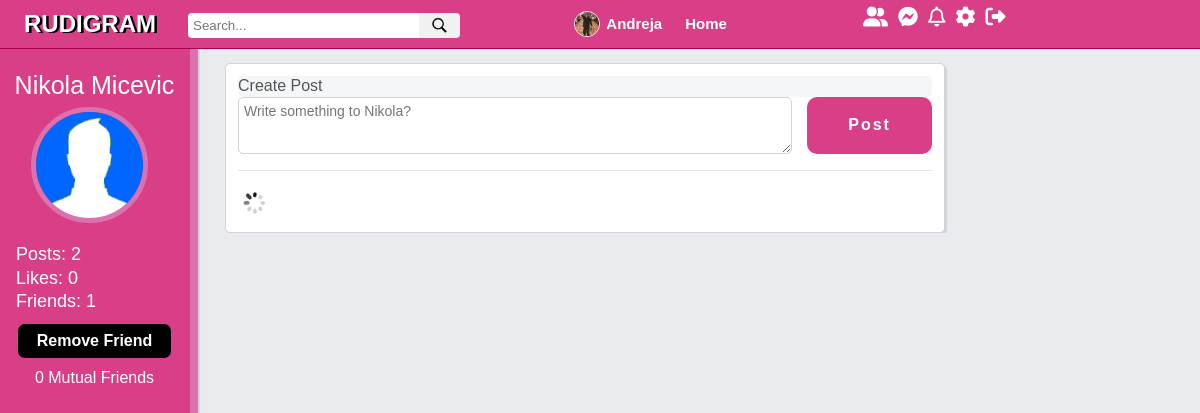
The app's page /profile.php?profile_username=nikola_micevic (signed in) with its own data.
### tables this page shows
CREATE TABLE `users` (
  `id` int(11) NOT NULL,
  `firstName` varchar(30) NOT NULL,
  `lastName` varchar(30) NOT NULL,
  `username` varchar(100) NOT NULL,
  `email` varchar(100) NOT NULL,
  `password` varchar(255) NOT NULL,
  `signUpDate` datetime NOT NULL,
  `profilePic` varchar(255) NOT NULL,
  `numPosts` int(11) NOT NULL,
  `numLikes` int(11) NOT NULL,
  `userClosed` varchar(3) NOT NULL,
  `friendArray` text NOT NULL
);

### includes/classes/User.php (called while the page is built, shortened)
<?php
class User {
   private $con;
   private $username;
   private $firstName;
   private $lastName;
   private $profilePic;
   private $numPosts;
   private $numLikes;
   private $friendArray;
   public function __construct($con, $username) {
      $this->con = $con;
      $this->username = $username;
      $query = mysqli_query($this->con, "SELECT * FROM users WHERE username='$this->username'");
      $this->userData = mysqli_fetch_array($query);
      $this->firstName = $this->userData['firstName'];
      $this->profilePic = $this->userData['profilePic'];
      $this->lastName = $this->userData['lastName'];
      $this->numPosts = $this->userData['numPosts'];
      $this->numLikes = $this->userData['numLikes'];
      $this->friendArray = $this->userData['friendArray'];
   }
   public function getFriendArray() {
      return $this->friendArray;
   }
   public function getUsername() {
      return $this->username;
   }
   public function getFirstName() {
      return $this->firstName;
   }
   public function getFirstAndLastName() {
      return $this->firstName . " " . $this->lastName;
   }
   public function getProfilePic() {
      return $this->profilePic;
   }
   public function getNumberOfPosts() {
      return $this->numPosts;
   }
   public function getNumberOfLikes() {
      return $this->numLikes;
   }
   public function getNumberOfFriends() {
      $num = substr_count($this->friendArray, ",");
      $num = $num - 1;
      return $num;
   }
   public function isFriend($userWith) {
      $userWithObj = new User($this->con, $userWith);
      $userWithComma = "," . $userWith . ",";
      $loggedUserWithComma = "," . $this->username . ",";
      if(strpos($this->friendArray, $userWithComma) !== false &&
         strpos($userWithObj->getFriendArray(), $loggedUserWithComma) !== false) {
         return true;
      }
      return false;
   }
   public function getNumOfMutualFriends($userWith) {
      $counter = 0;
      $userWithObj = new User($this->con, $userWith);
      $userWithFriendArray = explode(",", $userWithObj->getFriendArray());
      $thisUserFriendArray = explode(",", $this->getFriendArray());
      return $counter == 1 ? $counter . " Mutual Friend" : $counter . " Mutual Friends";
   }
}
?>

### includes/profilePageLeftBar.php (the view, shortened to what this page needs)
<?php
   function checkFriendship($profUsername, $userLoggedIn, $profUser, $user) {
      if($profUser->isFriend($userLoggedIn)) {
         echo "<button class='btn btnBlack' id='removeFriendBtn' onclick='removeFriend(\"$profUsername\") '>Remove Friend</button>";
         return;
      }
   }
      ?>
   <div class="profileLeftBar column">
      <span class="userName"><?php echo $profUser->getFirstAndLastName(); ?></span>
      <img src="<?php echo $profUser->getProfilePic(); ?>" alt="User profile pic">
      <div class="userInfoNumbers">
         <span>Posts: <?php echo $profUser->getNumberOfPosts(); ?></span>
         <span>Likes: <?php echo $profUser->getNumberOfLikes(); ?></span>
         <span>Friends: <?php echo $profUser->getNumberOfFriends(); ?></span>
      </div>
      <?php checkFriendship($profUsername, $userLoggedIn, $profUser, $user); ?>
      <span class='mutualFriends'><?php echo $user->getNumOfMutualFriends($profUsername); ?></span>
   </div>

### includes/navbar.php
<nav id="navbar">
   <h1 class="logo"><a href="index.php">RUDIGRAM</a></h1>
   <div class="searchBar">
      <form action="search.php" method="GET" name="searchForm">
         <input type="text" name="searchInput" id="searchInput" placeholder="Search...">
         <div class="btnHolder">
            <img src="assets/images/icons/search.png" alt="search">
         </div>
      </form>
   </div>
   <div class="userOptions">
      <div class="profileIcon">
         <a href="<?php echo $userLoggedIn; ?>">
            <img src="<?php echo $user->getProfilePic(); ?>" alt="user picture">
            <span class="userName"><?php echo $user->getFirstName(); ?></span>
         </a>
      </div>
      <div class="homeIcon">
         <a href="index.php">Home</a>
      </div>
      <div class="socialButtons">
         <a href="#">
            <i class="fas fa-user-friends fa-lg"></i>
         </a>
         <a href="#">
            <i class="fab fa-facebook-messenger fa-lg"></i>
         </a>
         <a href="#">
            <i class="far fa-bell fa-lg"></i>
         </a>
         <a href="settings.php">
            <i class="fas fa-cog fa-lg"></i>
         </a>
         <a href="includes/handlers/logout.php">
            <i class="fas fa-sign-out-alt fa-lg"></i>
         </a>
      </div>
   </div>
</nav>

### includes/profileNewsfeed.php (shortened to what this page needs)
<?php
   function createPlaceholder($userLoggedIn, $profUsername, $profUser) {
      $profUserFirstName = $profUser->getFirstName();
      return "Write something to $profUserFirstName?";
   }
?>
<div class="profileNewsfeedContainer column">
   <div class="statusFormContainer">
      <div class="statusFormHeader">
         <span>Create Post</span>
      </div>
      <form id="profileStatusForm" action="" method="POST">
         <textarea name="profilePostInput" id="profilePostInput" placeholder="<?php echo createPlaceholder($userLoggedIn, $profUsername, $profUser) ?>" required=""></textarea>
         <input type="submit" class="profilePostBtn" name="profilePostBtn" value="Post">
      </form>
      <hr>
   </div>
   <img src='assets/images/icons/loading.gif' id='profileLoadingGif'>
</div>

### assets/css/style.css (style rules this page uses)
* { margin: 0; padding: 0; box-sizing: border-box; }
html, body { font-family: Arial, Helvetica, sans-serif; background: #e9ebee; line-height: 1.3; }
a { text-decoration: none; }
.column { background: #fff; border: 1px solid #D3D3D3; padding: 0.75rem; border-radius: 5px; box-shadow: 2px 2px 1px #D3D3D3; color: #555; }
hr { margin-top: 1rem; margin-bottom: 1rem; border: 0; border-top: 1px solid rgba(0, 0, 0, 0.1); }
.btn { border: none; padding: 8px 15px; border-radius: 7px; display: block; margin: 10px auto; width: 92%; font-size: 16px; font-weight: bold; cursor: pointer; }
.btnBlack { background: black; color: #fff; }
#navbar { width: 100%; position: fixed; top: 0; background: #d83f87; overflow: hidden; color: #fff; padding: 0.5rem; display: flex; flex-direction: row; z-index: 100; align-items: center; border-bottom: 1px solid #a7014e; }
.logo a { font-family: 'Bellota-LightItalic', sans-serif; color: #fff; text-shadow: #000 2.5px 0.5px 0px; font-size: 1.5rem; margin-left: 1rem; }
#navbar .searchBar form { display: flex; }
#navbar .searchBar { width: 23%; margin-left: 2rem; min-width: 150px; }
#navbar .searchBar form { display: flex; width: 100%; }
#navbar .searchBar form #searchInput { width: 85%; height: 25px; align-self: center; border: none; margin-top: 3px; padding-left: 5px; border-top-left-radius: 4px; border-bottom-left-radius: 4px; outline: none; }
#navbar .searchBar form .btnHolder { width: 15%; height: 25px; align-self: center; background: #f1f1f1; margin-top: 3px; border-top-right-radius: 4px; border-bottom-right-radius: 4px; text-align: center; display: flex; justify-content: center; align-items: center; }
#navbar .searchBar form .btnHolder img { width: 17px; height: 17px; cursor: pointer; }
#navbar .userOptions { display: flex; margin-left: 7rem; align-items: center; width: 37%; }
#navbar .userOptions .profileIcon { height: 2rem; }
#navbar .userOptions .profileIcon a { display: inline-block; height: 100%; display: flex; align-items: center; justify-content: center; text-align: center; padding: 2px 8px 2px 2px; border-radius: 3px; }
.profileIcon a img { width: 26px; height: 26px; border-radius: 50%; margin-right: 6px; border: 1px solid #fff; }
#navbar .userOptions .profileIcon a span { font-size: 15px; font-weight: bold; white-space: nowrap; color: #fff; }
#navbar .userOptions .homeIcon { height: 2rem; }
#navbar .userOptions .homeIcon a { height: 100%; display: flex; align-items: center; justify-content: center; text-align: center; padding: 10px 15px; border-radius: 3px; color: #fff; font-weight: bold; font-size: 15px; }
#navbar .socialButtons { height: 2rem; display: flex; align-items: center; margin-left: auto; }
#navbar .socialButtons a { color: #fff; margin: 0 5px; height: 100%; transition: 0.25s ease; }
#navbar .socialButtons a i { margin-top: 8px; }
img#loadingGif, img#profileLoadingGif { display: none; margin: 0 auto; }
.profileLeftBar { width: 200px; height: 100vh; background: #d83f87; margin: -2px; color: #fff; border-right: 8px solid #db71af; margin-right: 20px; float: left; position: fixed; }
.profileLeftBar span.userName { display: block; font-size: 25px; text-align: center; margin-top: 10px; }
.profileLeftBar img { border-radius: 50%; width: 70%; margin: 20px; margin-top: 5px; border: 5px solid #db71af; }
.profileLeftBar .userInfoNumbers { padding-left: 5px; }
.profileLeftBar .userInfoNumbers span { display: block; font-size: 18px; }
.profileLeftBar span.mutualFriends { display: block; text-align: center; }
.profileNewsfeedContainer { float: left; width: 60%; min-width: 675px; margin: 15px 0 0 20px; min-height: 170px; margin-left: 225px; }
.profileNewsfeedContainer .statusFormHeader { width: 100%; background: #f5f6f7; border-radius: 5px; }
.profileNewsfeedContainer #profileStatusForm { width: 100%; display: flex; }
.profileNewsfeedContainer #profileStatusForm textarea { width: 80%; height: 57px; padding: 5px; font-family: inherit; outline: none; border: 1px solid #D3D3D3; border-radius: 5px; font-size: 14px; }
.profileNewsfeedContainer #profileStatusForm .profilePostBtn { width: 18%; border: none; color: #fff; background: #d83f87; padding: 0.5rem 2rem; border-radius: 10px; font-size: 1rem; font-weight: bold; letter-spacing: 2px; margin-left: 15px; cursor: pointer; transition: 0.2s all ease; }

### records on screen
users: profilePic (picture), firstName "Andreja"
users: $profUser->getFirstAndLastName() "Nikola Micevic", profilePic (picture), numPosts "2", numLikes "0", profilePostInput "Write something to Nikola?"

### other values on screen
$profUser->getNumberOfFriends() "1"
$user->getNumOfMutualFriends($profUsername) "0 Mutual Friends"
